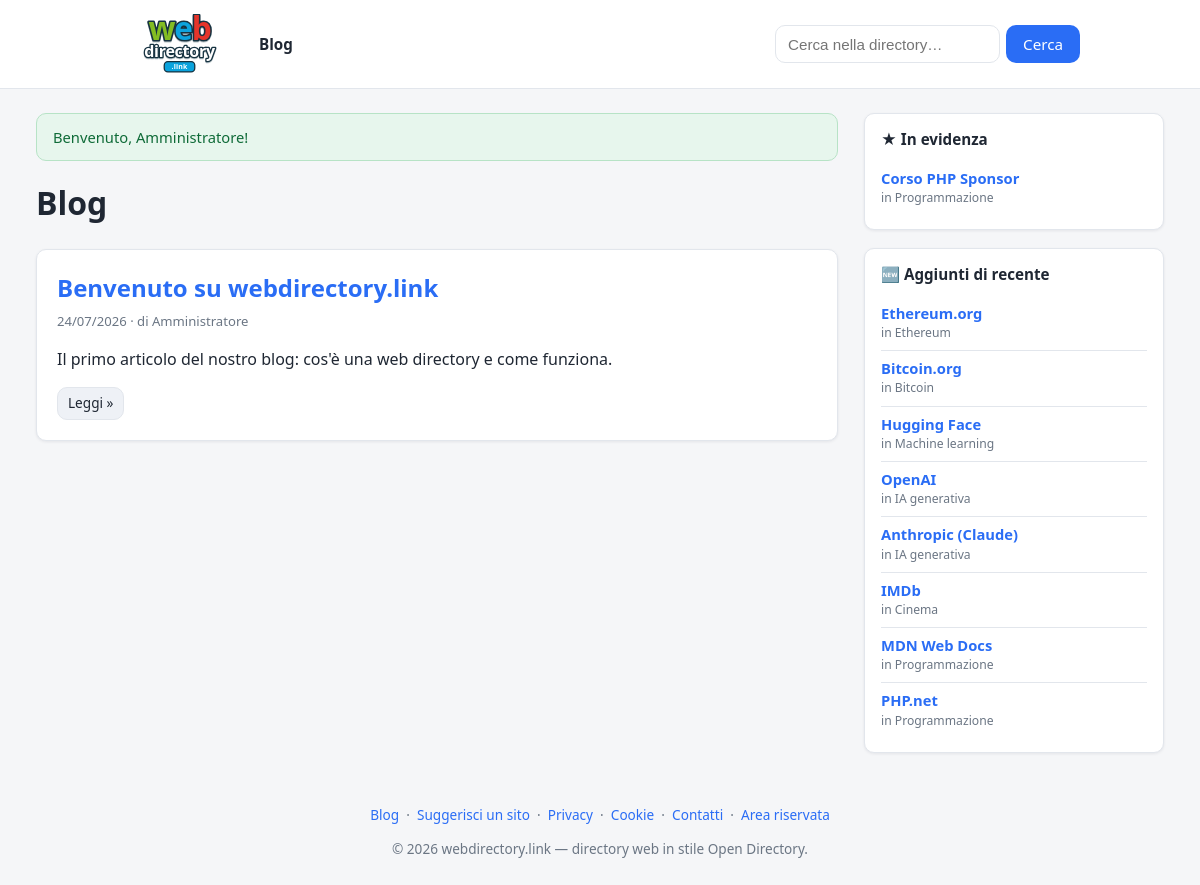
The page /blog (signed in) on the database its author committed.
### tables this page shows
CREATE TABLE `posts` (
  `id`           INT UNSIGNED NOT NULL AUTO_INCREMENT,
  `title`        VARCHAR(200) NOT NULL,
  `slug`         VARCHAR(220) NOT NULL,
  `excerpt`      VARCHAR(500) NULL,
  `body`         MEDIUMTEXT NULL,
  `status`       ENUM('draft','published') NOT NULL DEFAULT 'draft',
  `author`       VARCHAR(120) NULL,
  `published_at` DATETIME NULL,
  `created_at`   DATETIME NOT NULL DEFAULT CURRENT_TIMESTAMP,
  PRIMARY KEY (`id`),
  UNIQUE KEY `uq_posts_slug` (`slug`),
  KEY `idx_posts_status` (`status`,`published_at`)
);

CREATE TABLE `links` (
  `id`           INT UNSIGNED NOT NULL AUTO_INCREMENT,
  `category_id`  INT UNSIGNED NOT NULL,
  `title`        VARCHAR(200) NOT NULL,
  `url`          VARCHAR(2048) NOT NULL,
  `description`  TEXT NULL,
  `status`       ENUM('approved','pending') NOT NULL DEFAULT 'approved',
  `submitted_by` VARCHAR(190) NULL,    
  `featured`         TINYINT(1) NOT NULL DEFAULT 0,    
  `featured_position` INT NOT NULL DEFAULT 0,          
  `featured_until`   DATE NULL,                        
  `image_url`    VARCHAR(2048) NULL,                   
  `latitude`     DECIMAL(10,7) NULL,                   
  `longitude`    DECIMAL(10,7) NULL,
  `address`      VARCHAR(255) NULL,                    
  `sort_order`   INT NOT NULL DEFAULT 0,
  `created_at`   DATETIME NOT NULL DEFAULT CURRENT_TIMESTAMP,
  PRIMARY KEY (`id`),
  KEY `idx_links_category` (`category_id`),
  KEY `idx_links_status` (`status`),
  KEY `idx_links_featured` (`featured`,`featured_position`),
  FULLTEXT KEY `ft_links_search` (`title`,`description`),
  CONSTRAINT `fk_links_category` FOREIGN KEY (`category_id`)
      REFERENCES `categories`(`id`) ON DELETE CASCADE
);

CREATE TABLE `categories` (
  `id`          INT UNSIGNED NOT NULL AUTO_INCREMENT,
  `parent_id`   INT UNSIGNED NULL,
  `name`        VARCHAR(160) NOT NULL,
  `slug`        VARCHAR(180) NOT NULL,
  `path`        VARCHAR(2000) NOT NULL DEFAULT '',   
  `description` TEXT NULL,
  `sort_order`  INT NOT NULL DEFAULT 0,
  `created_at`  DATETIME NOT NULL DEFAULT CURRENT_TIMESTAMP,
  PRIMARY KEY (`id`),
  KEY `idx_categories_parent` (`parent_id`),
  KEY `idx_categories_path` (`path`(191)),
  CONSTRAINT `fk_categories_parent` FOREIGN KEY (`parent_id`)
      REFERENCES `categories`(`id`) ON DELETE CASCADE
);

### app/helpers.php (called while the page is built, shortened)
<?php
function e(?string $v): string
{
    return htmlspecialchars((string) $v, ENT_QUOTES | ENT_SUBSTITUTE, 'UTF-8');
}
function url(string $path = ''): string
{
    global $CONFIG;
    $base = rtrim($CONFIG['site']['base_url'] ?? '', '/');
    $path = '/' . ltrim($path, '/');
    return $base . ($path === '/' ? '/' : $path);
}
function view(string $view, array $data = [], string $layout = 'layout'): void
{
    extract($data, EXTR_SKIP);
    require APP_PATH . '/views/' . $view . '.php';
    require APP_PATH . '/views/partials/' . $layout . '.php';
}

### app/controllers/PublicController.php (called while the page is built, shortened)
<?php
class PublicController
{
    public static function blog(): void
    {
        global $CONFIG;
        $perPage = (int) ($CONFIG['per_page'] ?? 20);
        $page = max(1, (int) input('page', '1'));
        $offset = ($page - 1) * $perPage;
        view('public/blog', [
            'title'   => 'Blog',
            'posts'   => Post::published($perPage, $offset),
            'total'   => Post::publishedCount(),
            'page'    => $page,
            'perPage' => $perPage,
        ]);
    }
}

### app/Database.php (called while the page is built, shortened)
<?php
class Database
{
    private static ?PDO $pdo = null;
    public static function connect(array $cfg): PDO
    {
        $dsn = sprintf(
            'mysql:host=%s;dbname=%s;charset=%s',
            $cfg['host'],
            $cfg['name'],
            $cfg['charset']
        );
        self::$pdo = new PDO($dsn, $cfg['user'], $cfg['pass'], [
            PDO::ATTR_ERRMODE            => PDO::ERRMODE_EXCEPTION,
            PDO::ATTR_DEFAULT_FETCH_MODE => PDO::FETCH_ASSOC,
            PDO::ATTR_EMULATE_PREPARES   => false,
        ]);
        return self::$pdo;
    }
    public static function pdo(): PDO
    {
        return self::$pdo;
    }
}

### app/models/Post.php (called while the page is built, shortened)
<?php
class Post
{
    public static function db(): PDO
    {
        return Database::pdo();
    }
    public static function published(int $limit, int $offset): array
    {
        $st = self::db()->prepare(
            "SELECT * FROM posts WHERE status = 'published'
             ORDER BY published_at DESC, id DESC
             LIMIT ? OFFSET ?"
        );
        $st->bindValue(1, $limit, PDO::PARAM_INT);
        $st->bindValue(2, $offset, PDO::PARAM_INT);
        $st->execute();
        return $st->fetchAll();
    }
}

### app/config.php (called while the page is built)
<?php
return [
    'db' => [
        'driver'  => getenv('DB_DRIVER') ?: 'mysql',
        'host'    => getenv('DB_HOST') ?: '127.0.0.1',
        'name'    => getenv('DB_NAME') ?: 'dircms',
        'user'    => getenv('DB_USER') ?: 'root',
        'pass'    => getenv('DB_PASS') ?: '',
        'charset' => 'utf8mb4',
    ],
    'site' => [
        'name'     => 'webdirectory.link',
        'base_url' => '',
        'url'      => getenv('SITE_URL') ?: 'https://webdirectory.link',
        'email'    => 'info@webdirectory.link',
        'owner'    => '',
    ],
    'per_page' => 20,
    'adsense' => [
        'client' => getenv('ADSENSE_CLIENT') ?: '',
        'slot'   => getenv('ADSENSE_SLOT') ?: '',
    ],
    'antispam' => [
        'enabled'  => true,
        'min_secs' => 3,
    ],
    'describe' => [
        'meta_enabled' => true,
        'ai_enabled'   => (bool) (getenv('ANTHROPIC_API_KEY')),
        'ai_api_key'   => getenv('ANTHROPIC_API_KEY') ?: '',
        'ai_model'     => 'claude-haiku-4-5',
    ],
];

### app/models/Link.php (called while the page is built, shortened)
<?php
class Link
{
    public static function db(): PDO
    {
        return Database::pdo();
    }
    public static function expireFeatured(): void
    {
        $st = self::db()->prepare(
            "UPDATE links SET featured = 0
             WHERE featured = 1 AND featured_until IS NOT NULL AND featured_until < ?"
        );
        $st->execute([date('Y-m-d')]);
    }
    public static function topFeatured(int $limit): array
    {
        self::expireFeatured();
        $st = self::db()->prepare(
            "SELECT l.*, c.name AS category_name, c.path AS category_path
             FROM links l JOIN categories c ON c.id = l.category_id
             WHERE l.featured = 1 AND l.status = 'approved'
             ORDER BY l.featured_position ASC, l.created_at DESC
             LIMIT ?"
        );
        $st->bindValue(1, $limit, PDO::PARAM_INT);
        $st->execute();
        return $st->fetchAll();
    }
    public static function recent(int $limit): array
    {
        $st = self::db()->prepare(
            "SELECT l.*, c.name AS category_name, c.path AS category_path
             FROM links l JOIN categories c ON c.id = l.category_id
             WHERE l.status = 'approved'
             ORDER BY l.created_at DESC, l.id DESC
             LIMIT ?"
        );
        $st->bindValue(1, $limit, PDO::PARAM_INT);
        $st->execute();
        return $st->fetchAll();
    }
}

### app/views/public/blog.php (the view, shortened to what this page needs)
<h1>Blog</h1>
<?php if (!$posts): ?>
  <p class="muted">Nessun articolo pubblicato al momento.</p>
<?php else: ?>
  <?php foreach ($posts as $p): ?>
    <div class="panel">
      <h2 style="margin:0 0 6px">
        <a href="<?= e(url('/blog/' . $p['slug'])) ?>"><?= e($p['title']) ?></a>
      </h2>
      <div class="muted" style="font-size:.82rem; margin-bottom:8px">
        <?= e(date('d/m/Y', strtotime((string)($p['published_at'] ?? $p['created_at'])))) ?>
        <?php if (!empty($p['author'])): ?> · di <?= e($p['author']) ?><?php endif; ?>
      </div>
      <?php if (!empty($p['excerpt'])): ?>
        <p><?= e($p['excerpt']) ?></p>
      <?php endif; ?>
      <a class="btn small secondary" href="<?= e(url('/blog/' . $p['slug'])) ?>">Leggi »</a>
    </div>
  <?php endforeach; ?>
<?php endif; ?>

### public/index.php (shortened to what this page needs)
<?php
$configFile = APP_PATH . '/config.php';
$CONFIG = require $configFile;
require APP_PATH . '/Database.php';
require APP_PATH . '/helpers.php';
require APP_PATH . '/models/Link.php';
require APP_PATH . '/models/Post.php';
require APP_PATH . '/controllers/PublicController.php';
$uri = parse_url($_SERVER['REQUEST_URI'] ?? '/', PHP_URL_PATH) ?? '/';
$uri = '/' . trim(rawurldecode($uri), '/');
$method = $_SERVER['REQUEST_METHOD'] ?? 'GET';
foreach ($routes as [$rMethod, $pattern, $handler]) {
    if ($rMethod === $method && preg_match($pattern, $uri, $m)) {
        array_shift($m);
        $handler(...$m);
        exit;
    }
}

### app/views/partials/sidebar.php (shortened to what this page needs)
<?php
$topLinks    = Link::topFeatured(5);
$recentLinks = Link::recent(8);
?>
<aside class="sidebar">
  <div class="side-box">
    <h3 class="side-title">★ In evidenza</h3>
    <?php if ($topLinks): ?>
      <ul class="side-list">
        <?php foreach ($topLinks as $l): ?>
          <li>
            <a class="side-link" href="<?= e($l['url']) ?>" target="_blank" rel="nofollow noopener sponsored"><?= e($l['title']) ?></a>
            <span class="side-cat">in <a href="<?= e(url($l['category_path'])) ?>"><?= e($l['category_name']) ?></a></span>
          </li>
        <?php endforeach; ?>
      </ul>
    <?php endif; ?>
  </div>
  <div class="side-box">
    <h3 class="side-title">🆕 Aggiunti di recente</h3>
    <?php if ($recentLinks): ?>
      <ul class="side-list">
        <?php foreach ($recentLinks as $l): ?>
          <li>
            <a class="side-link" href="<?= e($l['url']) ?>" target="_blank" rel="nofollow noopener"><?= e($l['title']) ?></a>
            <span class="side-cat">in <a href="<?= e(url($l['category_path'])) ?>"><?= e($l['category_name']) ?></a></span>
          </li>
        <?php endforeach; ?>
      </ul>
    <?php else: ?>
      <p class="side-empty">Ancora nessun sito. <a href="<?= e(url('/suggest')) ?>">Suggeriscine uno</a>.</p>
    <?php endif; ?>
  </div>
</aside>

### assets/css/style.css (style rules this page uses)
:root { --bg:#f5f6f8; --panel:#ffffff; --ink:#1f2733; --muted:#6b7684; --brand:#2a6df5; --brand-dark:#1a52c9; --border:#e2e6ec; --ok:#1f9d55; --warn:#d97706; --danger:#dc2626; --pending:#fff7ed; --radius:10px; --shadow:0 1px 3px rgba(20,30,50,.08); }
* { box-sizing:border-box }
body { margin:0; font-family:system-ui,-apple-system,"Segoe UI",Roboto,Helvetica,Arial,sans-serif; color:var(--ink); background:var(--bg); line-height:1.5; }
a { color:var(--brand); text-decoration:none }
.sidebar { display:flex; flex-direction:column; gap:18px; position:sticky; top:16px }
.side-box { background:var(--panel); border:1px solid var(--border); border-radius:var(--radius); box-shadow:var(--shadow); padding:14px 16px }
.side-title { margin:0 0 10px; font-size:.95rem }
.side-list { list-style:none; margin:0; padding:0 }
.side-list li { padding:8px 0; border-bottom:1px solid var(--border) }
.side-list li:last-child { border-bottom:0 }
.side-link { display:block; font-weight:600; font-size:.92rem; line-height:1.3 }
.side-cat { display:block; font-size:.76rem; color:var(--muted); margin-top:1px }
.side-cat a { color:var(--muted) }
.btn { display:inline-block; padding:8px 16px; border-radius:var(--radius); border:1px solid transparent; background:var(--brand); color:#fff; font-size:.95rem; cursor:pointer; font-family:inherit; }
.btn.small { padding:5px 10px; font-size:.85rem }
.btn.secondary { background:#eef1f6; color:var(--ink); border-color:var(--border) }
.panel { background:var(--panel); border:1px solid var(--border); border-radius:var(--radius); box-shadow:var(--shadow); padding:20px; margin-bottom:20px }
.muted { color:var(--muted) }
h1 { margin-top:0 }

### rows shown on the page
posts: title "Benvenuto su webdirectory.link", published_at "24/07/2026", author "Amministratore", excerpt "Il primo articolo del nostro blog: cos'è una web directory e come funziona."
links: title "Corso PHP Sponsor", category.name "Programmazione"
links: title "Ethereum.org", category.name "Ethereum"
links: title "Bitcoin.org", category.name "Bitcoin"
links: title "Hugging Face", category.name "Machine learning"
links: title "OpenAI", category.name "IA generativa"
links: title "Anthropic (Claude)", category.name "IA generativa"
links: title "IMDb", category.name "Cinema"
links: title "MDN Web Docs", category.name "Programmazione"
links: title "PHP.net", category.name "Programmazione"

### other values the page prints
$siteName "webdirectory.link"
